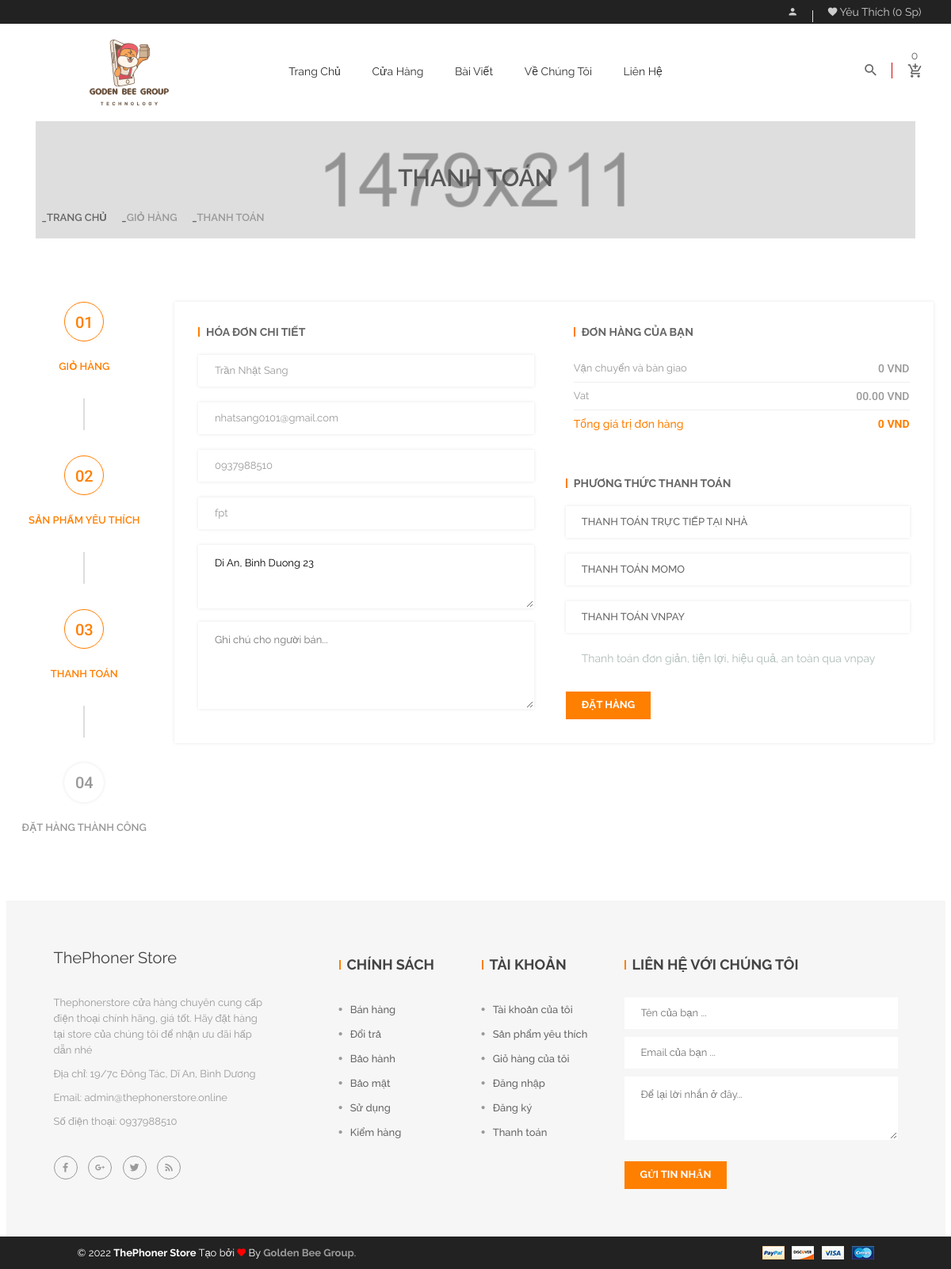
The page /site/index.php?act=checkout (signed in) on the database its author committed.
### tables this page shows
CREATE TABLE `tbl_nguoidung` (
  `id` int(10) NOT NULL,
  `tai_khoan` varchar(50) DEFAULT NULL,
  `mat_khau` varchar(50) NOT NULL,
  `ho_ten` varchar(50) NOT NULL,
  `diachi` varchar(255) DEFAULT NULL,
  `ship_address` varchar(255) DEFAULT NULL,
  `sodienthoai` varchar(11) NOT NULL,
  `kich_hoat` tinyint(1) NOT NULL DEFAULT 1,
  `hinh_anh` varchar(255) DEFAULT NULL,
  `email` varchar(50) NOT NULL,
  `vai_tro` tinyint(1) NOT NULL DEFAULT 3,
  `congty` varchar(50) DEFAULT NULL,
  `default_payment` varchar(15) DEFAULT 'codpayment'
);

### pdo-library.php (called while the page is built, shortened)
<?php
function pdo_get_connection()
{
    $servername = "localhost";
    $username = "root";
    $password = "";
    try {
        $conn = new PDO("mysql:host=$servername;dbname=duan1_database;charset=utf8", $username, $password);
        $conn->setAttribute(PDO::ATTR_ERRMODE, PDO::ERRMODE_EXCEPTION);
    } catch (PDOException $e) {
        echo "Connection failed: " . $e->getMessage();
    }
    return $conn;
}
function pdo_query_one($sql)
{
    $sql_args = array_slice(func_get_args(), 1);
    try {
        $conn = pdo_get_connection();
        $stmt = $conn->prepare($sql);
        $stmt->execute($sql_args);
        $row = $stmt->fetch(PDO::FETCH_ASSOC);
        return $row;
    } catch (PDOException $e) {
        throw $e;
    } finally {
        unset($conn);
    }
}

### DAO/user.php (called while the page is built, shortened)
<?php
function user_select_by_id($iduser)
{
    $sql = "SELECT * FROM tbl_nguoidung WHERE id=?";
    return pdo_query_one($sql, $iduser);
}

### site/view/pages/cart/checkout.php (the view, shortened to what this page needs)
    <div class="breadcrumbs-section plr-200 mb-80 section">
        <div class="breadcrumbs overlay-bg">
            <div class="container">
                <div class="row">
                    <div class="col-lg-12">
                        <div class="breadcrumbs-inner">
                            <h1 class="breadcrumbs-title">Thanh toán</h1>
                            <ul class="breadcrumb-list">
                                <li><a href="index.html">Trang chủ</a></li>
                                <li>Giỏ hàng</li>
                                <li>Thanh toán</li>
                            </ul>
                        </div>
                    </div>
                </div>
            </div>
        </div>
    </div>
    <section id="page-content" class="page-wrapper section">
        <div class="shop-section mb-80">
            <div class="container">
                <div class="row">
                    <div class="col-lg-2">
                        <ul class="nav cart-tab">
                            <li>
                                <a class="active" href="./index.php?act=viewcart">
                                    <span>01</span>
                                    Giỏ hàng
                                </a>
                            </li>
                            <li>
                                <a class="active" href="./index.php?act=wishlist">
                                    <span>02</span>
                                    Sản phẩm yêu thích
                                </a>
                            </li>
                            <li>
                                <a class="active" href="./index.php?act=checkout">
                                    <span>03</span>
                                    Thanh toán
                                </a>
                            </li>
                            <li>
                                <a href="#">
                                    <span>04</span>
                                    Đặt hàng thành công
                                </a>
                            </li>
                        </ul>
                    </div>
                    <div class="col-lg-10">
                        <div class="tab-content">
                            <div class="tab-pane active" id="checkout">
                                <div class="checkout-content box-shadow p-30">
                                    <form onsubmit="handleCheckout(this)" id="checkout-form"
                                        action="./index.php?act=checkoutbtn&type=vnpay" method="POST">
                                        <div class="row">
                                            <div class="col-md-6">
                                                <div class="billing-details pr-10">
                                                    <?php
if (isset($_SESSION['iduser'])) {
    $iduser = $_SESSION['iduser'];
    $curr_user = user_select_by_id($iduser);
}
?>
                                                    <h6 class="widget-title border-left mb-20">Hóa đơn chi tiết</h6>
                                                    <input type="text" name="name"
                                                        value="<?php echo $curr_user['ho_ten']; ?>"
                                                        placeholder="Tên của bạn ...">
                                                    <input type="text" name="email"
                                                        value="<?php echo $curr_user['email']; ?>"
                                                        placeholder="Địa chỉ email...">
                                                    <input type="text" name="phone"
                                                        value="<?php echo $curr_user['sodienthoai']; ?>"
                                                        placeholder="Số điện thoại...">
                                                    <input type="text" name="company"
                                                        value="<?php echo $curr_user['congty']; ?>"
                                                        placeholder="Tên công ty...">
                                                    <textarea name="address" class="custom-textarea shipping-address"
                                                        placeholder="Địa chỉ của bạn..."><?php echo $curr_user['ship_address']; ?></textarea>
                                                    <textarea name="ghichu" class="custom-textarea mt-3" value=""
                                                        placeholder="Ghi chú cho người bán..."></textarea>
                                                </div>
                                            </div>
                                            <div class="col-md-6">
                                                <div class="payment-details pl-10 mb-50">
                                                    <h6 class="widget-title border-left mb-20">Đơn hàng của bạn</h6>
                                                    <table>
                                                        <?php
$subtotal = 0;
?>
                                                        <tr>
                                                            <td class="td-title-1">Vận chuyển và bàn giao</td>
                                                            <td class="td-title-2">
                                                                <?php echo 0 ?> VND</td>
                                                        </tr>
                                                        <tr>
                                                            <td class="td-title-1">Vat</td>
                                                            <td class="td-title-2">00.00 VND</td>
                                                        </tr>
                                                        <tr>
                                                            <td class="order-total">Tổng giá trị đơn hàng</td>
                                                            <td class="order-total-price">
                                                                <?php echo number_format($subtotal) ?> VND</td>
                                                        </tr>
                                                    </table>
                                                </div>
                                                <div class="payment-method">
                                                    <h6 class="widget-title border-left mb-20">Phương thức thanh toán
                                                    </h6>
                                                    <div id="accordion">
                                                        <div class="panel">
                                                            <h4 class="payment-title box-shadow ">
                                                                <a data-bs-toggle="collapse" href="#codPayment">
                                                                    Thanh toán trực tiếp tại nhà
                                                                </a>
                                                            </h4>
                                                        </div>
                                                        <div class="panel">
                                                            <h4 class="payment-title box-shadow">
                                                                <a class="collapsed" data-bs-toggle="collapse"
                                                                    href="#momoPayment">
                                                                    Thanh toán MOMO
                                                                </a>
                                                            </h4>
                                                        </div>
                                                        <div class="panel">
                                                            <h4 class="payment-title box-shadow">
                                                                <a data-bs-toggle="collapse" href="#vnpayPayment">
                                                                    Thanh toán VNpay
                                                                </a>
                                                            </h4>
                                                            <div id="vnpayPayment"
                                                                class="panel-collapse collapse <?php if (isset($curr_user) && $curr_user['default_payment'] == "vnpaypayment") {echo "show";}?>"
                                                                data-bs-parent="#accordion">
                                                                <div class="payment-content">
                                                                    Thanh toán đơn giản, tiện lợi, hiệu quả, an toàn qua
                                                                    vnpay
                                                                </div>
                                                            </div>
                                                        </div>
                                                    </div>
                                                </div>
                                                <input class="submit-btn-1 mt-30 btn-hover-1" name="checkoutbtn"
                                                    type="submit" value="Đặt hàng">
                                            </div>
                                        </div>
                                    </form>
                                </div>
                            </div>
                        </div>
                    </div>
                </div>
            </div>
        </div>
    </section>

### site/assets/css/style.css (style rules this page uses)
:root { --main-color: #ff7f00; }
.breadcrumbs { background: #f6f6f6 url("img/breadcrumb/1.png") no-repeat scroll center center; }
.overlay-bg { position: relative; }
.overlay-bg::before { background: #f6f6f6 none repeat scroll 0 0; content: ""; height: 100%; left: 0; opacity: 0.6; position: absolute; top: 0; transition: all 0.3s ease 0s; width: 100%; }
.breadcrumbs-inner { position: relative; z-index: 10; }
.breadcrumbs-title { color: #575757; font-size: 30px; font-weight: 600; line-height: 24px; margin-bottom: 0; padding: 60px 0 30px; text-align: center; text-transform: uppercase; }
.breadcrumb-list { line-height: 1; padding-bottom: 20px; }
.breadcrumb-list > li { color: #999999; display: inline-block; font-size: 13px; font-weight: 600; margin-right: 15px; text-transform: uppercase; }
.breadcrumb-list > li::before { content: "_"; left: 0; color: #666666; transition: all 0.3s ease 0s; }
.breadcrumb-list > li > a { color: #666666; }
.widget-title { color: #666666; font-weight: 700; text-transform: uppercase; }
.cart-tab { display: block; }
.cart-tab li { display: block; margin-bottom: 100px; position: relative; text-align: center; }
.cart-tab li::before { background: #ddd none repeat scroll 0 0; content: ""; height: 40px; left: 0; margin: auto; position: absolute; right: 0; top: 130%; width: 2px; }
.cart-tab li:last-child { margin-bottom: 0; }
.cart-tab li:last-child::before { display: none; }
.cart-tab li a { color: #999999; display: block; font-size: 13px; font-weight: 600; text-transform: uppercase; }
.cart-tab li a span { border-radius: 50%; box-shadow: 0 0 4px rgba(0, 0, 0, 0.1); display: block; font-family: roboto; font-size: 20px; font-weight: 500; height: 50px; line-height: 50px; margin: auto auto 20px; text-align: center; width: 50px; }
.cart-tab li a.active { color: #ff7f00; }
.cart-tab li a.active span { box-shadow: 0 0 4px rgba(255, 127, 0, 0.1); border: 1px solid #ff7f00; }
table { width: 100% }
.payment-details tr { border-bottom: 1px solid #eee; }
.payment-details tr:last-child { border-bottom: 0 none; }
.payment-details td { padding: 5px 0; }
.td-title-1 { color: #999; font-size: 13px; text-align: left; }
.td-title-2 { color: #999; font-family: roboto; font-weight: 500; text-align: right; }
.order-total { color: #ff7f00; font-weight: 500; text-align: left; }
.order-total-price { color: #ff7f00; font-family: roboto; font-weight: 700; text-align: right; }
.custom-textarea { height: 110px; }
.custom-textarea.shipping-address { height: 80px; }
.payment-method .panel { border: medium none; border-radius: 0; box-shadow: none; margin-bottom: 0; padding-bottom: 20px; }
.payment-content { padding: 20px 20px 0; }
.payment-method .panel:last-child { padding-bottom: 0; }
.payment-title { color: #666666; font-size: 13px; font-weight: 500; height: 40px; line-height: 40px; margin-bottom: 0; padding-left: 20px; text-transform: uppercase; }

### site/assets/css/responsive.css (style rules this page uses)
@media (min-width: 1170px) and (max-width: 1400px) { .plr-200 { padding-left: 45px; padding-right: 45px; } }
@media (min-width: 1200px) { .container { max-width: 1170px; } }

### site/assets/css/shortcode/footer.css (style rules this page uses)
.border-left { position: relative; padding-left: 10px; }
.border-left::before { background: #ff7f00 none repeat scroll 0 0; content: ""; height: 12px; left: 0; margin-top: -6px; position: absolute; top: 50%; width: 2px; }

### rows shown on the page
tbl_nguoidung: name "Trần Nhật Sang", email "nhatsang0101@gmail.com", phone "0937988510", company "fpt", address "Di An, Binh Duong 23"

### other values the page prints
$amount_wishlists "0"
$amount_carts "0"
$subtotal "0"
